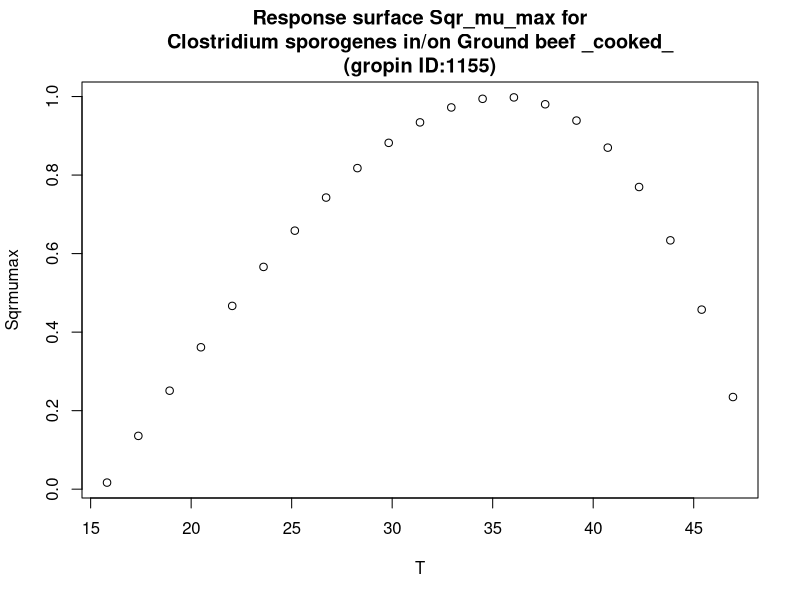

Write R code to recreate this figure.
#############################
# start of Parameter script
#############################
T <- seq(15.8158,46.953046953047,length.out=21)
#############################
# end of Parameter script
#############################
############################# 
# start of Model script Gropin ID 1155 
#############################
 
# constant coefficients for this model
 
variables <- data.frame(T)
argumentsPar <- unique.data.frame(expand.grid(variables))
 
# heart of the model
response_surface <- function(T) {
   mumax <-0.088*(T-15.6)*(1-exp(0.066*(T-48.3)))

	return(mumax=mumax)
} 

# output parameters
responseSurface <- cbind(argumentsPar,response_surface(argumentsPar['T']))
colnames(responseSurface) <- c(colnames(argumentsPar),'Sqrmumax')
#############################
# End of Model script
#############################
############################# 
# start of Visualisation script Gropin ID 1155 
#############################
titleText <-'Response surface Sqr_mu_max for
Clostridium sporogenes in/on Ground beef _cooked_
(gropin ID:1155)'
plot(T,responseSurface$'Sqrmumax',xlab='T',
                          ylab='Sqrmumax',main=titleText)
#############################
# End of Visualisation script
#############################
